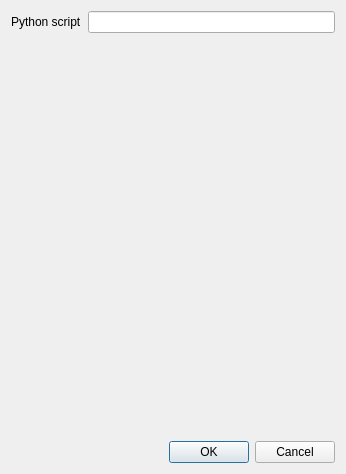
<?xml version="1.0" encoding="UTF-8"?>
<ui version="4.0">
 <class>config</class>
 <widget class="QDialog" name="config">
  <property name="geometry">
   <rect>
    <x>0</x>
    <y>0</y>
    <width>346</width>
    <height>474</height>
   </rect>
  </property>
  <property name="windowTitle">
   <string>Dialog</string>
  </property>
  <layout class="QGridLayout" name="gridLayout">
   <item row="0" column="0">
    <layout class="QFormLayout" name="formLayout">
     <property name="sizeConstraint">
      <enum>QLayout::SetMaximumSize</enum>
     </property>
     <item row="0" column="1">
      <widget class="QLineEdit" name="pythonScript"/>
     </item>
     <item row="0" column="0">
      <widget class="QLabel" name="label">
       <property name="text">
        <string>Python script</string>
       </property>
      </widget>
     </item>
    </layout>
   </item>
   <item row="1" column="0">
    <widget class="QDialogButtonBox" name="buttonBox">
     <property name="orientation">
      <enum>Qt::Horizontal</enum>
     </property>
     <property name="standardButtons">
      <set>QDialogButtonBox::Cancel|QDialogButtonBox::Ok</set>
     </property>
    </widget>
   </item>
  </layout>
 </widget>
 <resources/>
 <connections>
  <connection>
   <sender>buttonBox</sender>
   <signal>accepted()</signal>
   <receiver>config</receiver>
   <slot>accept()</slot>
   <hints>
    <hint type="sourcelabel">
     <x>248</x>
     <y>254</y>
    </hint>
    <hint type="destinationlabel">
     <x>157</x>
     <y>274</y>
    </hint>
   </hints>
  </connection>
  <connection>
   <sender>buttonBox</sender>
   <signal>rejected()</signal>
   <receiver>config</receiver>
   <slot>reject()</slot>
   <hints>
    <hint type="sourcelabel">
     <x>316</x>
     <y>260</y>
    </hint>
    <hint type="destinationlabel">
     <x>286</x>
     <y>274</y>
    </hint>
   </hints>
  </connection>
 </connections>
</ui>
